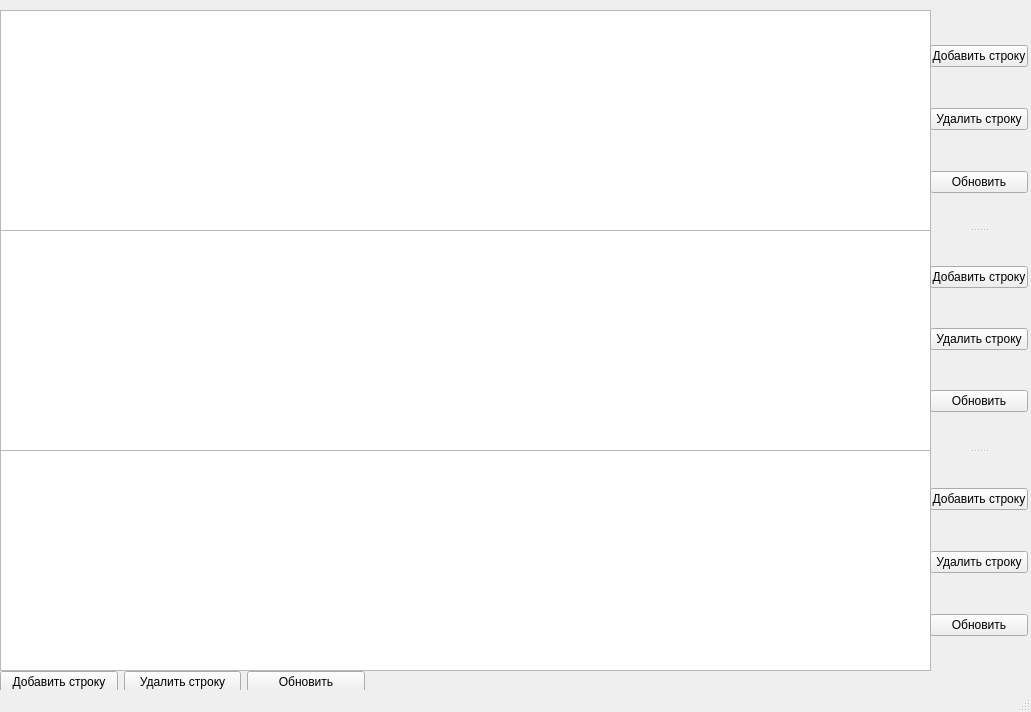
<?xml version="1.0" encoding="UTF-8"?>
<ui version="4.0">
 <class>MainWindow</class>
 <widget class="QMainWindow" name="MainWindow">
  <property name="geometry">
   <rect>
    <x>0</x>
    <y>0</y>
    <width>1031</width>
    <height>712</height>
   </rect>
  </property>
  <property name="windowTitle">
   <string>MainWindow</string>
  </property>
  <widget class="QWidget" name="centralwidget">
   <widget class="QTableView" name="tableView_Employees">
    <property name="geometry">
     <rect>
      <x>0</x>
      <y>10</y>
      <width>931</width>
      <height>221</height>
     </rect>
    </property>
    <property name="sortingEnabled">
     <bool>true</bool>
    </property>
    <attribute name="horizontalHeaderCascadingSectionResizes">
     <bool>false</bool>
    </attribute>
   </widget>
   <widget class="QTableView" name="tableView_Inactions">
    <property name="geometry">
     <rect>
      <x>0</x>
      <y>230</y>
      <width>931</width>
      <height>221</height>
     </rect>
    </property>
    <property name="sortingEnabled">
     <bool>true</bool>
    </property>
   </widget>
   <widget class="QTableView" name="tableView_Connections">
    <property name="geometry">
     <rect>
      <x>0</x>
      <y>450</y>
      <width>931</width>
      <height>221</height>
     </rect>
    </property>
    <property name="sortingEnabled">
     <bool>true</bool>
    </property>
   </widget>
   <widget class="QWidget" name="">
    <property name="geometry">
     <rect>
      <x>0</x>
      <y>670</y>
      <width>365</width>
      <height>25</height>
     </rect>
    </property>
    <layout class="QHBoxLayout" name="horizontalLayout">
     <item>
      <widget class="QPushButton" name="pushButton_addRow">
       <property name="text">
        <string>Добавить строку</string>
       </property>
      </widget>
     </item>
     <item>
      <widget class="QPushButton" name="pushButton_deleteRow">
       <property name="text">
        <string>Удалить строку</string>
       </property>
      </widget>
     </item>
     <item>
      <widget class="QPushButton" name="pushButton_update">
       <property name="text">
        <string>Обновить</string>
       </property>
      </widget>
     </item>
    </layout>
   </widget>
   <widget class="QSplitter" name="splitter">
    <property name="geometry">
     <rect>
      <x>930</x>
      <y>10</y>
      <width>98</width>
      <height>661</height>
     </rect>
    </property>
    <property name="orientation">
     <enum>Qt::Vertical</enum>
    </property>
    <widget class="QWidget" name="">
     <layout class="QVBoxLayout" name="verticalLayout">
      <item>
       <widget class="QPushButton" name="pushButtonEmployees_addRow">
        <property name="text">
         <string>Добавить строку</string>
        </property>
       </widget>
      </item>
      <item>
       <widget class="QPushButton" name="pushButtonEmployees_deleteRow">
        <property name="text">
         <string>Удалить строку</string>
        </property>
       </widget>
      </item>
      <item>
       <widget class="QPushButton" name="pushButtonEmployees_update">
        <property name="text">
         <string>Обновить</string>
        </property>
       </widget>
      </item>
     </layout>
    </widget>
    <widget class="QWidget" name="layoutWidget">
     <layout class="QVBoxLayout" name="verticalLayout_2">
      <item>
       <widget class="QPushButton" name="pushButtonInactions_addRow">
        <property name="text">
         <string>Добавить строку</string>
        </property>
       </widget>
      </item>
      <item>
       <widget class="QPushButton" name="pushButtonInactions_deleteRow">
        <property name="text">
         <string>Удалить строку</string>
        </property>
       </widget>
      </item>
      <item>
       <widget class="QPushButton" name="pushButtonInactions_update">
        <property name="text">
         <string>Обновить</string>
        </property>
       </widget>
      </item>
     </layout>
    </widget>
    <widget class="QWidget" name="layoutWidget_2">
     <layout class="QVBoxLayout" name="verticalLayout_3">
      <item>
       <widget class="QPushButton" name="pushButtonConnections_addRow">
        <property name="text">
         <string>Добавить строку</string>
        </property>
       </widget>
      </item>
      <item>
       <widget class="QPushButton" name="pushButtonConnections_deleteRow">
        <property name="text">
         <string>Удалить строку</string>
        </property>
       </widget>
      </item>
      <item>
       <widget class="QPushButton" name="pushButtonConnections_update">
        <property name="text">
         <string>Обновить</string>
        </property>
       </widget>
      </item>
     </layout>
    </widget>
   </widget>
  </widget>
  <widget class="QMenuBar" name="menubar">
   <property name="geometry">
    <rect>
     <x>0</x>
     <y>0</y>
     <width>1031</width>
     <height>21</height>
    </rect>
   </property>
  </widget>
  <widget class="QStatusBar" name="statusbar"/>
 </widget>
 <resources/>
 <connections/>
</ui>
